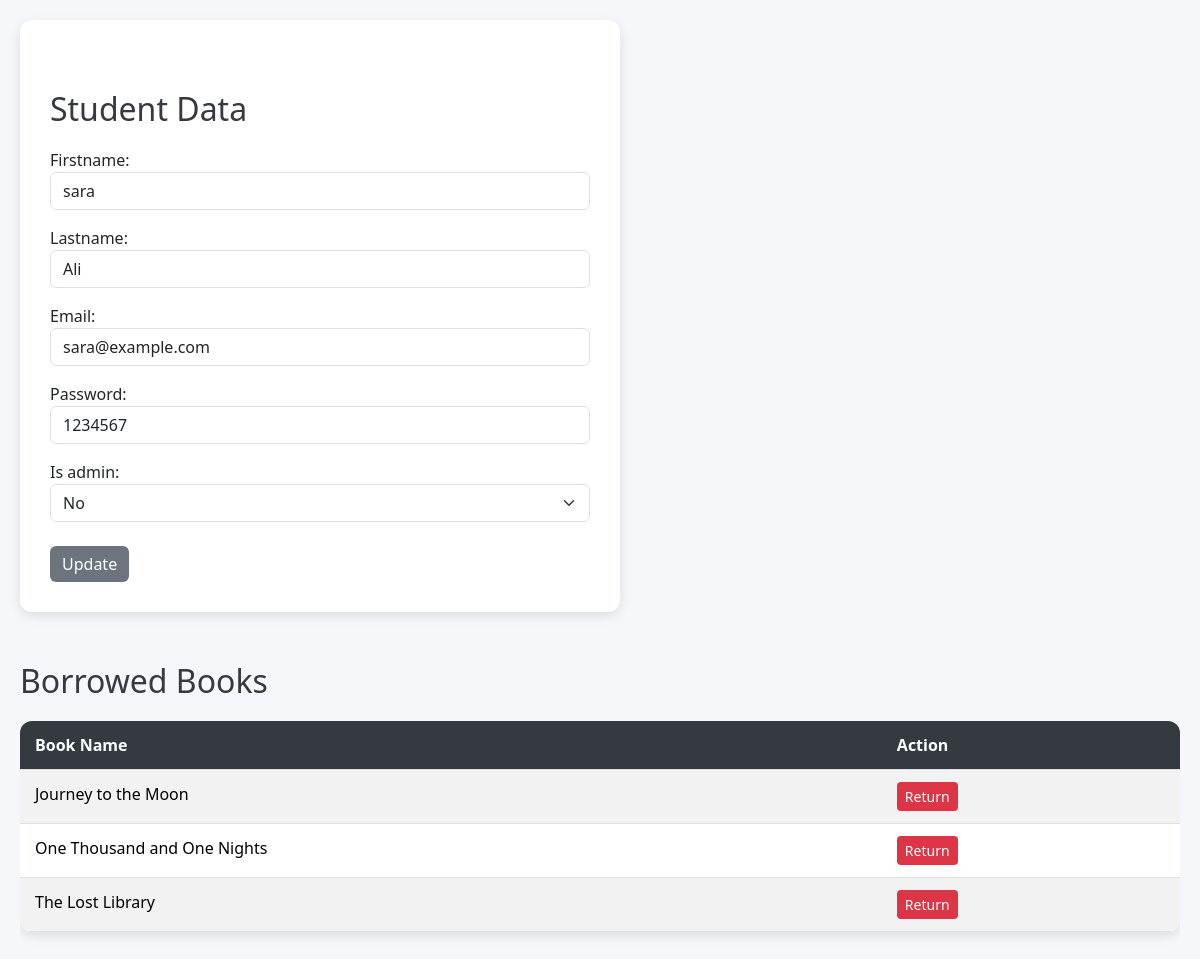
/edit_student.php?id=2 (signed in), run on the app's committed database.
### tables this page shows
CREATE TABLE `users` (
  `id` int(11) NOT NULL,
  `firstname` varchar(100) NOT NULL,
  `lastname` varchar(100) DEFAULT NULL,
  `email` varchar(150) DEFAULT NULL,
  `password` varchar(255) DEFAULT NULL,
  `admin` tinyint(4) NOT NULL DEFAULT 0
);

CREATE TABLE `books` (
  `id` int(11) NOT NULL,
  `name` varchar(255) NOT NULL,
  `description` text DEFAULT NULL,
  `author` varchar(255) NOT NULL,
  `user_id` int(11) DEFAULT NULL,
  `borrowed_until` datetime DEFAULT NULL
);

### require/Db.php (called while the page is built, shortened)
<?php
class MyDb{
    private $Haddress = "localhost:3306";
    private $DbName = "newdata";
    private $User = "root";
    private $pass = "";
    private $connection ="";
    function __construct(){
        $this-> connection = new pdo ("mysql:host=$this->Haddress;dbname=$this->DbName",$this->User,$this->pass);
    }
    function viewone($table, $id){
        $stmt = $this->connection->prepare("SELECT * FROM $table WHERE id = :id");
        $stmt->execute(['id' => $id]);
        return $stmt->fetch(PDO::FETCH_ASSOC);
    }
    function borrowed_book($table, $user_id){
        $stmt = $this->connection->query("SELECT * FROM $table WHERE user_id = $user_id");
        return $stmt->fetchAll(PDO::FETCH_ASSOC);
    }
}
?>

### edit_student.php (the view, shortened to what this page needs)
<?php
    require 'require/Db.php';
    $db = new MyDb();
    if(!isset($_SESSION['user'])){
        header("Location: login.php");
        exit();
    }else{
        $data = $db->checkdata($_SESSION['user']);
    }
$id = $_GET['id'] ?? null;
if($id){
    $data = $db->viewone('users',$id);
    $returnit = $db->borrowed_book('books',$id);
}elseif(isset($_SESSION['id'])){
    $data = $db->viewone('users',$_SESSION['id']);
    $returnit = $db->borrowed_book('books',$_SESSION['id']);
}
?>
<!DOCTYPE html>
<html lang="en">
<head>
    <link href="https://cdn.jsdelivr.net/npm/bootstrap@5.3.8/dist/css/bootstrap.min.css" rel="stylesheet">
    <link rel="stylesheet" href="./styles/edit_student.css">
</head>
<body>
<div class="form-container">
    <h2>Student Data</h2>
    <form action="auth.php" method="POST" class="form-group">
        <label for="firstname">Firstname:</label>
        <input type="text" id="firstname" name="firstname" class="form-control" value="<?= $data['firstname'] ?>">
        <label for="lastname" class="mt-3">Lastname:</label>
        <input type="text" id="lastname" name="lastname" class="form-control" value="<?= $data['lastname'] ?>">
        <label for="email" class="mt-3">Email:</label>
        <input type="email" id="email" name="email" class="form-control" value="<?= $data['email'] ?>">
        <label for="password" class="mt-3">Password:</label>
        <input type="text" id="password" name="password" class="form-control" value="<?= $data['password'] ?>">
        <label for="admin" class="mt-3">Is admin:</label>
        <select name="admin" id="admin" class="form-select">
            <option <?php if ($data['admin'] == 0) echo "selected"; ?> value=0>No</option>
        </select>
        <button type="submit" class="btn btn-secondary mt-4">Update</button>
    </form>
</div>
<h2>Borrowed Books</h2>
<div class="table-responsive">
    <table class="table table-striped table-hover book-table">
        <thead>
            <tr>
                <th>Book Name</th>
                <th>Action</th>
            </tr>
        </thead>
        <tbody>
        <?php
            if($returnit){
                foreach($returnit as $book){
                    echo "<tr>
                            <td>{$book['name']}</td>
                            <td>
                                <form method='post'>
                                    <input type='hidden' name='return' value='{$book['id']}'>
                                    <button type='submit' class='btn btn-danger btn-sm'>Return</button>
                                </form>
                            </td>
                          </tr>";
                }
            } else {
                echo "<tr><td colspan='2'>No books borrowed.</td></tr>";
            }
        ?>
        </tbody>
    </table>
</div>
</body>
</html>

### styles/edit_student.css (style rules this page uses)
body { background-color: #f5f7fa; font-family: 'Segoe UI', Tahoma, Geneva, Verdana, sans-serif; padding: 20px; }
h2 { margin-top: 40px; margin-bottom: 20px; color: #343a40; }
.form-container { background-color: #fff; padding: 30px; border-radius: 12px; box-shadow: 0 4px 12px rgba(0,0,0,0.1); max-width: 600px; margin-bottom: 50px; }
.form-group input, .form-group select { border-radius: 6px; }
.book-table { background-color: #fff; border-radius: 12px; box-shadow: 0 4px 12px rgba(0,0,0,0.1); overflow: hidden; }
.book-table th { background-color: #343a40; color: #fff; }
.book-table td, .book-table th { padding: 12px 15px; text-align: left; }
.btn-secondary { background-color: #6c757d; border: none; }
.btn-danger { background-color: #dc3545; border: none; }

### data on the page
users: firstname "sara", lastname "Ali", email "sara@example.com", password "1234567", admin "No"
books: name "Journey to the Moon"
books: name "One Thousand and One Nights"
books: name "The Lost Library"
